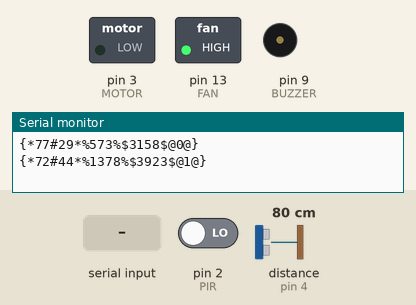
Recording of a sketch running on a simulated Arduino Uno, built with avr-gcc and run on an emulated ATmega328P. Parts: switched loads named in the sketch (green lamp = pin HIGH), buzzer (waves = sounding, pin HIGH), the last lines printed to the serial monitor. Wiring (inferred from the names in the program): ultrasonic range finder: trigger pin 5; echo pin 4. Inputs (shaded band) come from the test bench; at power-on: pin 2 (PIR) LOW, distance to the obstacle (sensor on pin 4) 80 cm. The echo pulse lasts 58.3 µs per cm; random numbers use the default seed unless the sketch sets one; pins used as bus, display or sensor lines are not drawn.

Above: at 1.2 s.
1.3 s: pin 2 (PIR) driven HIGH
At 5.0 s:
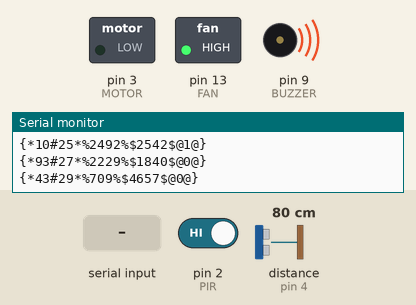
5.4 s: "1" received over Serial
At 9.1 s:
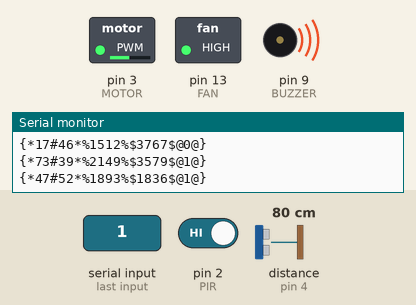
9.5 s: "0" received over Serial
At 17.0 s:
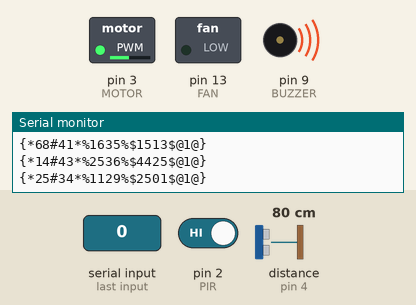
Timing chart, 0 to 17.9 s (numbered marks = the images above; inputs shaded):
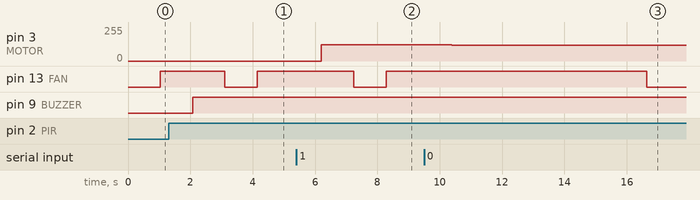

The sketch:

Uno.ino
```cpp
#include "DHT.h"
#include <SoftwareSerial.h>
SoftwareSerial mySerial( 7,8);
#define DHTTYPE DHT22
#define DHTPIN 12
#define BUZZER 9
#define FAN 13
#define PIR 2
#define MOTOR 3
#define UECHO 4
#define UTRIG 5
#define IR   6
DHT dht(DHTPIN, DHTTYPE);
int temp,humi,input,ir,rpm,pir;
int alarm=1;
int distance;
float count=0;
int TIME;
int prevtime=0;

void intrupt(){
  count++; // increasing bace on every IR sencor intrupt
}
void setup() {
    Serial.begin(9600);
    pinMode(FAN,OUTPUT);
    pinMode(MOTOR,OUTPUT);
    pinMode(BUZZER,OUTPUT);
    pinMode(UTRIG,OUTPUT);
    pinMode(PIR,INPUT);
    pinMode(UECHO,INPUT);
    pinMode(IR,INPUT);
    mySerial.begin(9600);
    dht.begin();
    attachInterrupt(IR,intrupt,RISING);
}
int ultrasoinc_calc(){
  int dist;
  digitalWrite(UTRIG, LOW);
  delayMicroseconds(2);
  digitalWrite(UTRIG, HIGH);
  delayMicroseconds(10);
  digitalWrite(UTRIG, LOW);
  const unsigned long duration= pulseIn(UECHO, HIGH);
  dist= duration/29/2;
  return dist;

}
void loop() {


  //--------------- ultrasonic distance calulator------------------//
  distance= ultrasoinc_calc();


  //--------------calculating motors rpm base on ir sensor----------//
  detachInterrupt(0);
  TIME = millis()-prevtime;
  rpm = (count/TIME)*60000;
  prevtime=millis();//saving current time;
  count=0;


  // ------------ cooling fan ----------------------//
  if (temp>28) //turning fan ON when temp is higher than 28 degree
      digitalWrite(FAN,HIGH);
  if (temp<28) // turning fan OFF when temp is less than 28 degree
      digitalWrite(FAN,LOW);

  // ------------------ buzzer ---------------------//
  pir = digitalRead(PIR); // -----reading pir sensor state-----
  if (pir==HIGH) //---- sounding the alarm when something is detected----
      digitalWrite(BUZZER,alarm);

  while (Serial.available()){ // data form => 0/1 = buzzer ||  2-100 -> rpm
    input =Serial.read();
  }
  if (input==0 || input ==1) //setting alarm state (turning off/on)
    alarm==input;
  if (input>1 && input <101){
    float speedd=input*2.5;
    analogWrite(MOTOR,speedd);
    mySerial.println(speedd);
    // setting motor speed base on PWM
  }

  //{*temp#humidity*%distance%$rpm$@decetion@} <- output form
  // {*10#20*%1500%$4000$@1@}
   //--------------- setting temp/humi randomly------------------//
  temp = random(10, 100);   humi=random(20, 60);
  distance=random (500,3000);
  rpm= random (1500,5000);
  pir = random (0,2);
  String output= "{*" + String(temp)+ "#" + String(humi) + "*" + "%" + String(distance) + "%" + "$" + String(rpm) + "$" + "@" + String(pir) + "@}";
  Serial.println(output);

  mySerial.println(output);


  delay(1000);
  }
```

Measured:
- after the input at 1.3 s, pin 9 (BUZZER): LOW → HIGH after 0.77 s
- after the input at 5.4 s, pin 3 (MOTOR): 0/255 → 122/255 after 0.81 s
- after the input at 9.5 s, pin 3 (MOTOR): 122/255 → 120/255 after 0.88 s
